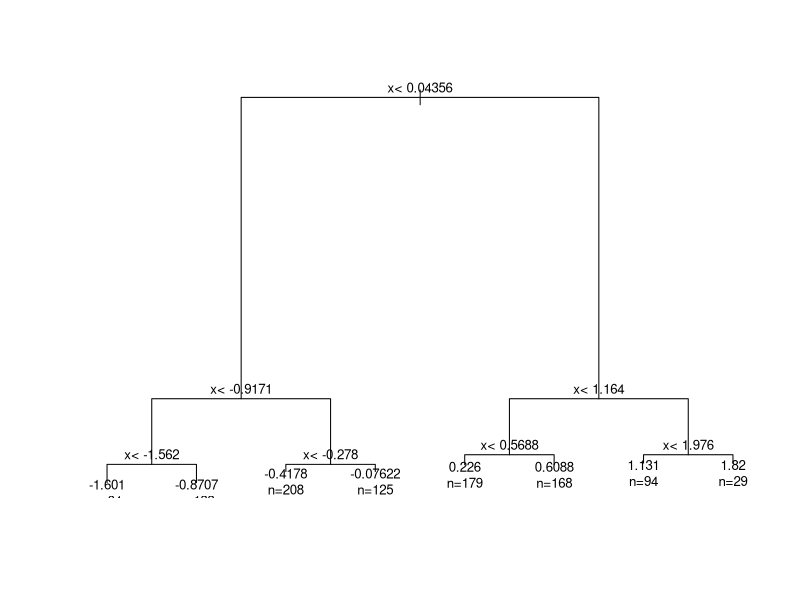
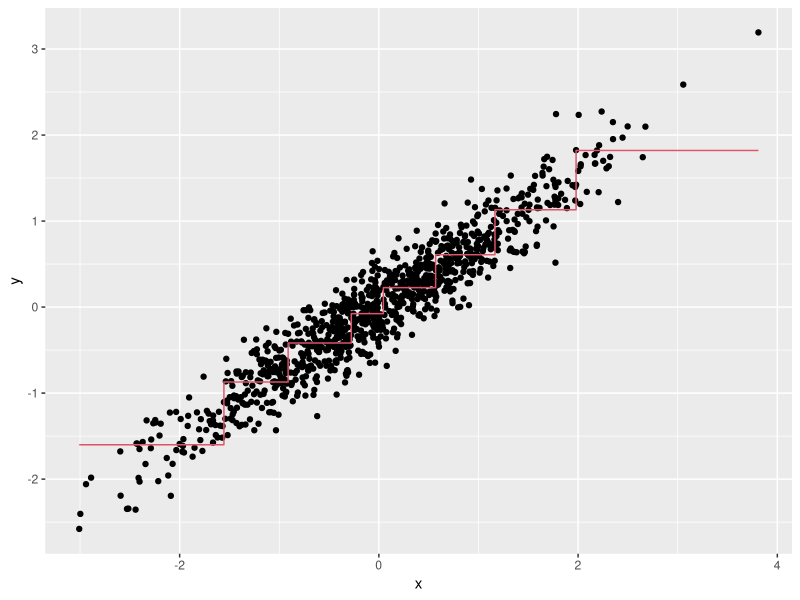
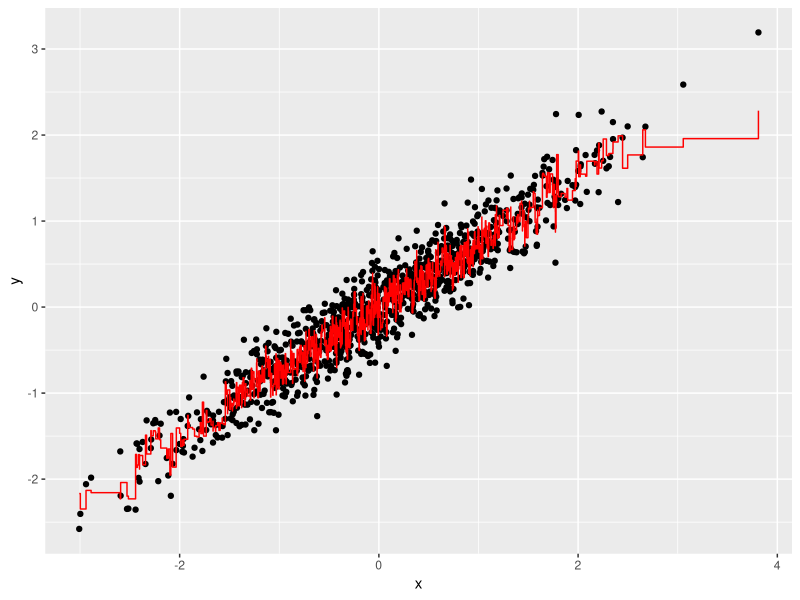
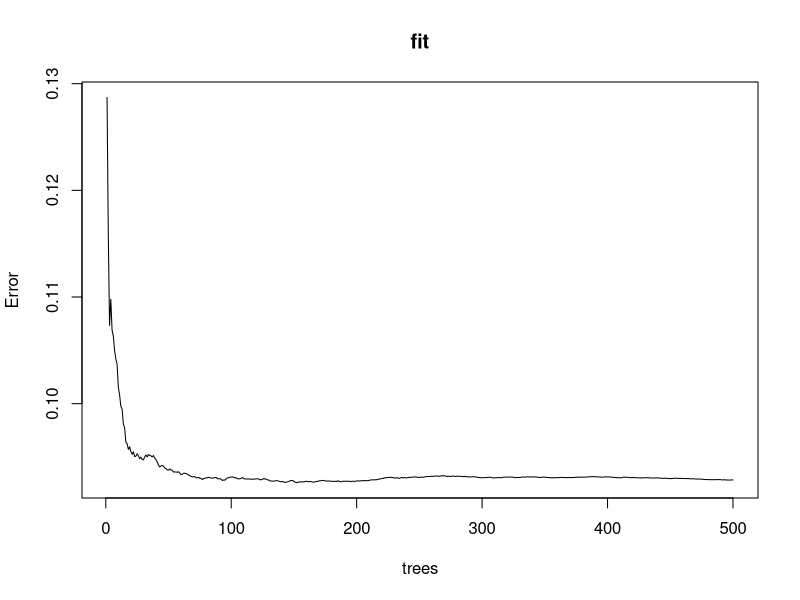
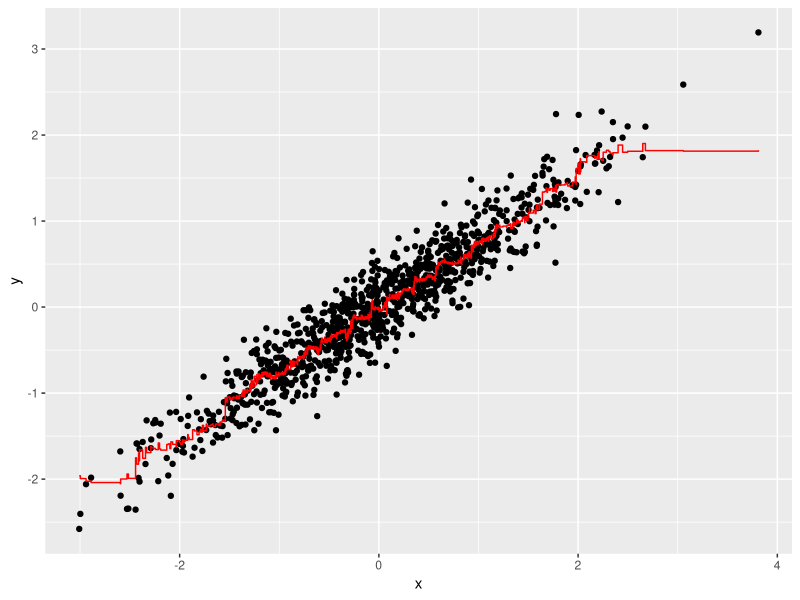

R code for these plots, in order:
#########################################################
# Machine Learning Section 5.1: Trees and Random Forests
# Rachel Weber
# Created: 3 1 2021
# HarvardX PH125.8x
#########################################################

library(tidyverse)
library(ggplot2)

# Create a simple dataset where the outcome grows 0.75 units on average for every 
# increase in a predictor, using this code:

library(rpart)
n <- 1000
sigma <- 0.25

set.seed(1, sample.kind = "Rounding")
x <- rnorm(n, 0, 1)
y <- 0.75 * x + rnorm(n, 0, sigma)
dat <- data.frame(x = x, y = y)


# fit a regression tree and save the result to fit

fit <- rpart(y ~ ., data = dat) 

plot(fit)
text(fit, use.n=TRUE, cex=.8)


# make a scatter plot of y versus x along with the predicted values based on the fit.
dat %>% 
  mutate(y_hat = predict(fit)) %>% 
  ggplot() +
  geom_point(aes(x, y)) +
  geom_step(aes(x, y_hat), col=2)


# Now run Random Forests instead of a regression tree using randomForest() from the randomForest package, 
# and remake the scatterplot with the prediction line.

library(randomForest)
fit <- randomForest(y ~ x, data = dat) 
  dat %>% 
  mutate(y_hat = predict(fit)) %>% 
  ggplot() +
  geom_point(aes(x, y)) +
  geom_step(aes(x, y_hat), col = "red")
 
# did it converge or do we need more trees?   
plot(fit)


# It seems that the default values for the Random Forest result in an estimate that is too flexible (unsmooth). 
# Re-run the Random Forest but this time with a node size of 50 and a maximum of 25 nodes. Remake the plot.
fit <- randomForest(y ~ x, data = dat, nodesize = 50, maxnodes = 25)
  dat %>% 
  mutate(y_hat = predict(fit)) %>% 
  ggplot() +
  geom_point(aes(x, y)) +
  geom_step(aes(x, y_hat), col = "red")
